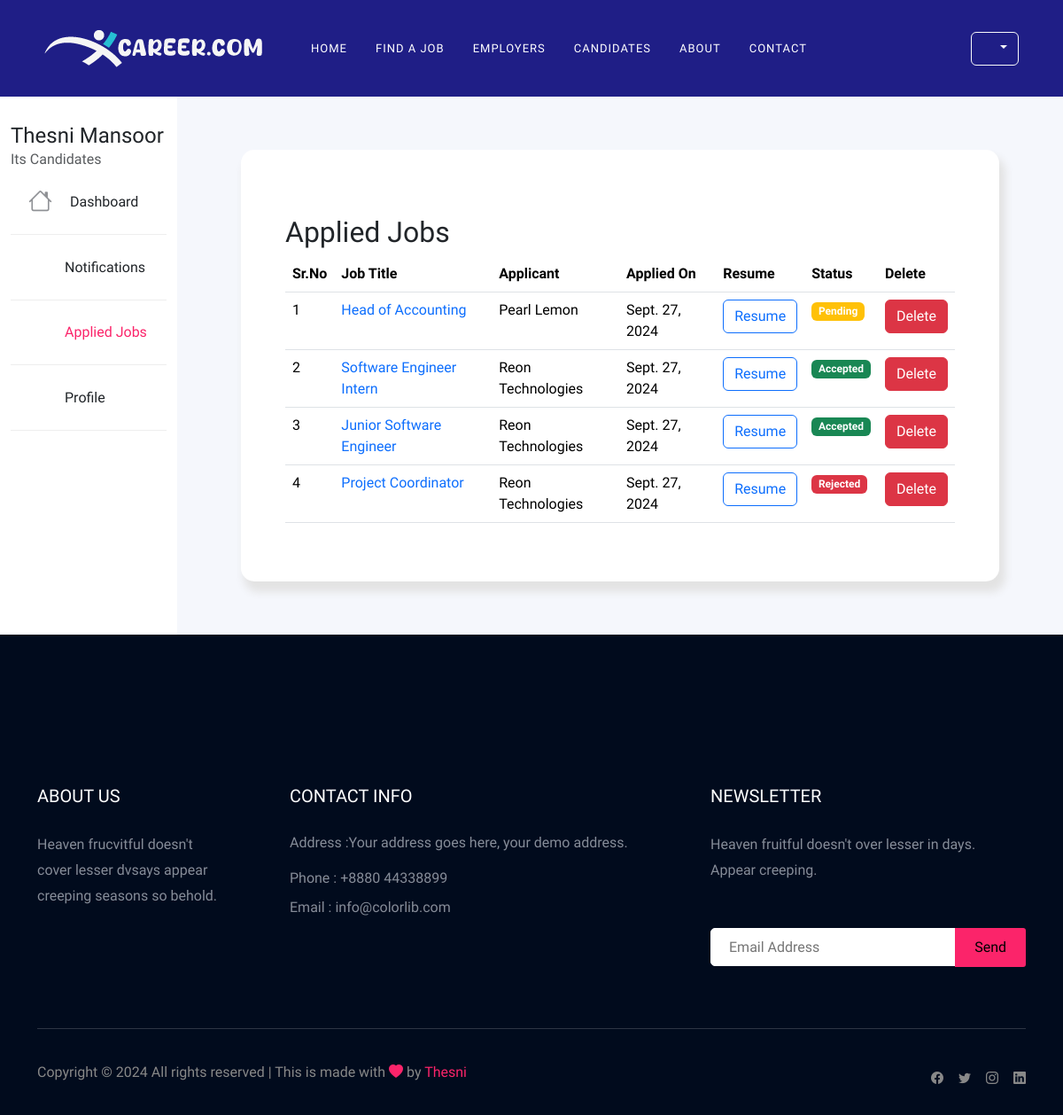
Page /applied_jobs/ (signed in) on the committed database.
### user/models.py (models this page shows, shortened)
class Application(models.Model):
    company = models.CharField(max_length=200, default="")
    job = models.ForeignKey(Job, on_delete=models.CASCADE)
    applicant = models.ForeignKey(Applicant, on_delete=models.CASCADE)
    resume = models.ImageField(upload_to="resumes/")
    apply_date = models.DateField(auto_now_add=True)
    status = models.CharField(max_length=20, choices=[('pending', 'Pending'), ('accepted', 'Accepted'), ('rejected', 'Rejected')], default='pending')

class Job(models.Model):
    company = models.ForeignKey(Company, on_delete=models.CASCADE)
    start_date = models.DateField()
    end_date = models.DateField()
    title = models.CharField(max_length=200)
    salary = models.FloatField()
    image = models.ImageField(upload_to="jobs/", null=True)
    description = models.TextField(max_length=400)
    experience = models.CharField(max_length=100)
    location = models.CharField(max_length=100)
    skills = models.CharField(max_length=200)
    creation_date = models.DateField()
    featured = models.BooleanField(default=False)
    FULL_TIME = 'full'
    PART_TIME = 'part'
    BOTH = 'both'
    JOB_TYPE_CHOICES = [
        (FULL_TIME, 'Full Time'),
        (PART_TIME, 'Part Time'),
        (BOTH, 'Both (Full-Time and Part-Time)'),
    ]
    OFFICE = 'office'
    HOME = 'home'
    FIELD = 'field'
    WORK_LOCATION_CHOICES = [
        (OFFICE, 'Work from office'),
        (HOME, 'Work from home'),
        (FIELD, 'Field job'),
    ]
    title = models.CharField(max_length=255)
    job_type = models.CharField(max_length=10, choices=JOB_TYPE_CHOICES, default=FULL_TIME)
    work_location = models.CharField(max_length=10, choices=WORK_LOCATION_CHOICES, default=OFFICE)

class Company(models.Model):
    user = models.OneToOneField(User, on_delete=models.CASCADE)
    phone = models.CharField(max_length=10)
    image = models.ImageField(upload_to="companies/", null=True)
    type = models.CharField(max_length=15)
    status = models.CharField(max_length=20)
    description = models.TextField(null=True, blank=True)
    company_name = models.CharField(max_length=100)
    website = models.TextField(null=True, blank=True)

### user/views.py (the view)
# urls.py: path("applied_jobs/", views.applied_jobs, name="applied_jobs"),
def applied_jobs(request):
    if request.user.is_authenticated:
        try:
            applicant = Applicant.objects.get(user=request.user)
            applied_jobs = Application.objects.filter(applicant=applicant).select_related('job').order_by('-apply_date')
            applied_jobs_count = applied_jobs.count()
            return render(request, 'admin/candidates/applied_jobs.html',   {
                           'applied_jobs': applied_jobs,
                           'applied_jobs_count': applied_jobs_count,
                           'username': request.user.username
                           })
        except Applicant.DoesNotExist:
            return redirect('login')
    else:
        return redirect('login')

### user/context_processors.py (called while the page is built)
def user_role(request):
    user = request.user
    if user.is_authenticated:
        try:
            applicant = Applicant.objects.get(user=user)
            return {'is_applicant': True, 'is_company': False}
        except Applicant.DoesNotExist:
            pass
        try:
            company = Company.objects.get(user=user)
            return {'is_applicant': False, 'is_company': True}
        except Company.DoesNotExist:
            pass
    return {'is_applicant': False, 'is_company': False}

### templates/admin/candidates/applied_jobs.html (shortened to what this page needs)
{% extends 'base.html' %}
{% block content %}
{% load static %}
<section class="contact">
  <div class="container-fluid">
    <div class="row">
      {% include 'admin_sidemenu.html' %}
      <div class="col-md-10 bg_color">
        <div class="content_area">
          <div class=" mt-4">
            <h2>Applied Jobs</h2>
    <div class="table-responsive">
            <table class="table table-hover" id="example">
              <thead>
                <tr>
                  <th>Sr.No</th>
                  <th>Job Title</th>
                  <th>Applicant</th>
                  <th>Applied On</th>
                  <th>Resume</th>
                  <th>Status</th>
                  <th>Delete</th>
                </tr>
              </thead>
              <tbody>
                {% if applied_jobs %}
                {% for application in applied_jobs %}
                <tr>
                  <td>{{forloop.counter}}</td>
                  <td><a href="/job_details/{{ application.job.id }}/">{{ application.job.title }}</a></td>
                  <td> {{ application.job.company.company_name }}</td>
                  <td>{{ application.apply_date }}</td>
                  <td><a href="{{application.resume.url}}" class="btn  btn-outline-primary" target="_blank">Resume</a></td>
                  <td>
                    {% if application.status == 'accepted' %}
                    <span class="badge bg-success">Accepted</span>
                    {% elif application.status == 'rejected' %}
                    <span class="badge bg-danger">Rejected</span>
                    {% else %}
                    <span class="badge bg-warning">Pending</span>
                    {% endif %}
                  </td>
                  <td>
                    <form action="{% url 'delete_applied_job' application.id %}" method="post" style="display:inline;">
                      <button type="submit" class="btn btn-danger"
                        onclick="return confirm('Are you sure you want to delete this Job?');">Delete</button>
                    </form>
                  </td>
                </tr>
                {% endfor %}
                {% else %}
                <p>No jobs applied yet.</p>
                {% endif %}
              </tbody>
            </table>
</div>
          </div>
        </div>
      </div>
    </div>
</section>
{% endblock %}

### templates/admin_sidemenu.html (shortened to what this page needs)
<div class="col-lg-2  bg-body-sidemenu">
  {% if user.is_authenticated %}
  {% if is_applicant %}
  <div class="accordion accordion-flush" id="accordionFlushExample">
    <div class="profile">
      <h4 class="mb-0"> {{user.first_name }} {{user.last_name }} </h4>
      <p class="mb-0 opacity-75">Its Candidates </p>
    </div>
    <a class=" link-button {% if request.path == '/user_homepage/' %}active{% endif %}" type="button"
      href="{% url 'user_homepage' %}"> <span class="contact-info__icon"><i class="bi bi-house"></i></span>
      Dashboard
    </a>
    <a class=" link-button {% if request.path == '/notification/' %}active{% endif %}" type="button"
      href="{% url 'notification' %}"> <span class="contact-info__icon"><i class="mdi mdi-bell"></i></span>
      Notifications
    </a>
    <a class=" link-button {% if request.path == '/applied_jobs/' %}active{% endif %}" type="button"
      href="{% url 'applied_jobs' %}"> <span class="contact-info__icon"><i
          class="mdi mdi-briefcase-variant-outline"></i></span>
      Applied Jobs
    </a>
    <a class=" link-button {% if request.path == '/user_profile/' %}active{% endif %}" type="button"
      href="{% url 'user_profile' %}"> <span class="contact-info__icon"><i class="mdi mdi-account-outline"></i></span>
      Profile
    </a>
  </div>
  {% endif %}
  {% endif %}
</div>

### static/css/style.css (style rules this page uses)
body { font-family: "Muli", sans-serif; margin: 0; padding: 0; }
p { font-family: "Muli", sans-serif; font-size: 16px; font-weight: normal; }
a { text-decoration: none; }
.contact-info__icon { margin-right: 20px }
.contact-info__icon i,.contact-info__icon span { color: #8f9195; font-size: 27px }

### static/css/admin.css (style rules this page uses)
.bg_color { background: #f5f7fc; }
.content_area { margin: 60px; background: #fff; box-shadow: 5px 10px 10px 2px #e3e3e3; border-radius: 15px; padding: 50px; }
.link-button { position: relative; display: flex; align-items: center; width: 100%; padding: var(--bs-accordion-btn-padding-y) var(--bs-accordion-btn-padding-x); font-size: 1rem; color: var(--bs-accordion-btn-color); text-align: left; border-bottom: 1px solid #eee; border-radius: 0; overflow-anchor: none; transition: var(--bs-accordion-transition); }
.link-button.active { color: #fb246a !important; }
.accordion { width: 100%; max-width: 360px; margin: 30px auto 20px; -webkit-border-radius: 4px; -moz-border-radius: 4px; border-radius: 4px; }

### rows in the picture
Application: job "Head of Accounting", job.company.company_name "Pearl Lemon", apply_date "Sept. 27, 2024", status "Pending"
Application: job "Software Engineer Intern", job.company.company_name "Reon Technologies", apply_date "Sept. 27, 2024", status "Accepted"
Application: job "Junior Software Engineer", job.company.company_name "Reon Technologies", apply_date "Sept. 27, 2024", status "Accepted"
Application: job "Project Coordinator", job.company.company_name "Reon Technologies", apply_date "Sept. 27, 2024", status "Rejected"

### other values in the picture
{{ user.first_name }} "Thesni"
{{ user.last_name }} "Mansoor"
